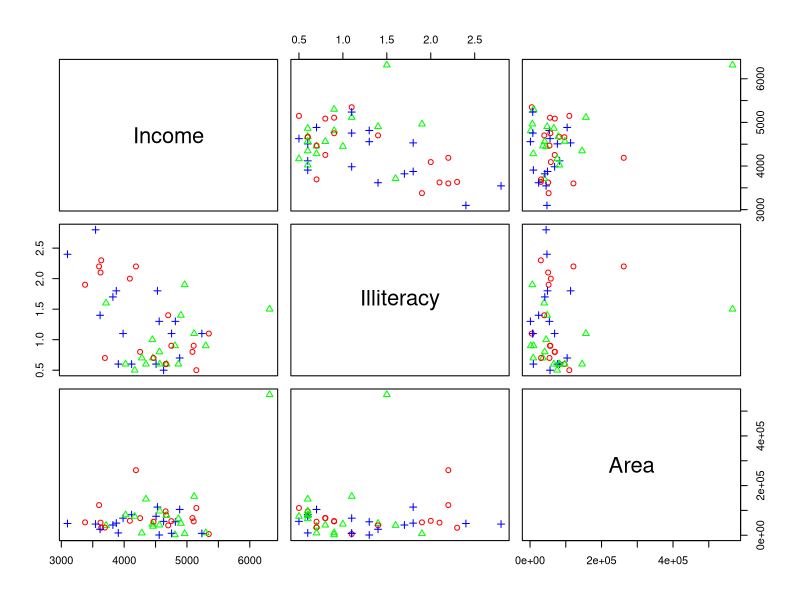
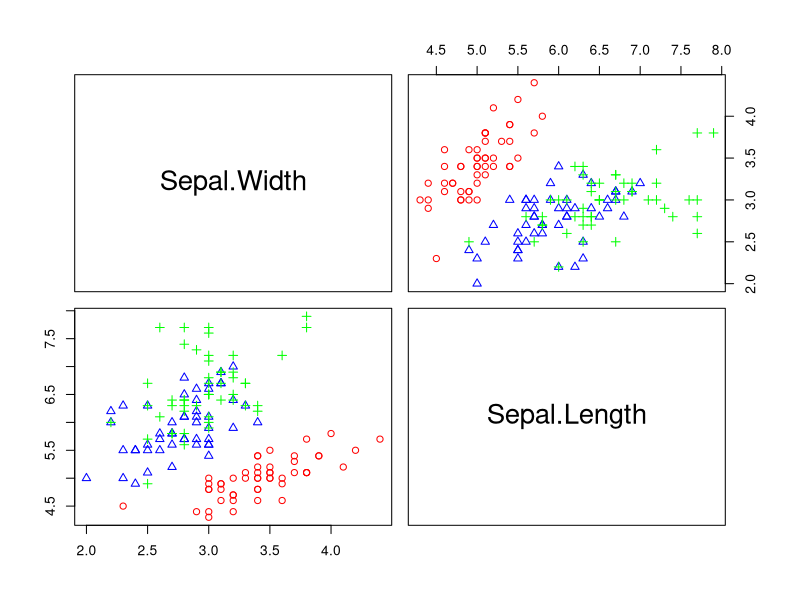

Source code (R) for these figures, in order:
# multivariate data practice in R by sangmin

# information of data
head(state.x77)
class(state.x77)

# scatter plot and correlation analysis
pairs(state.x77[, c(2,3,8)],
      pch=c(1,2,3),
      col=c("red", "green", "blue"))
cor(state.x77[, c(2,3,8)])


# information of data
head(iris)
class(iris)

# scatter plot and correlation analysis
point <- as.numeric(iris$Species)
color <- c("red", "blue", "green")
pairs(Sepal.Width~Sepal.Length, data=iris, pch=point, col=color[point])

